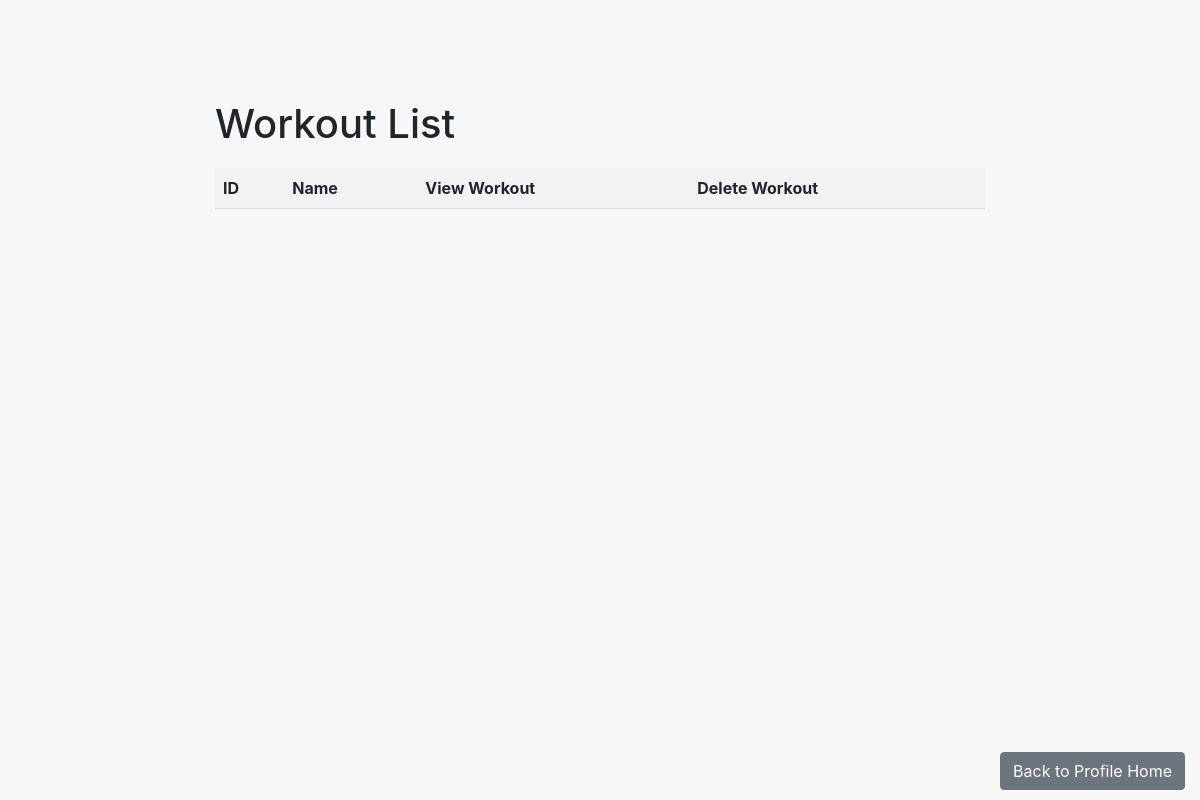
/workouts/get_workouts (signed in), run on an earlier commit of the app's database.
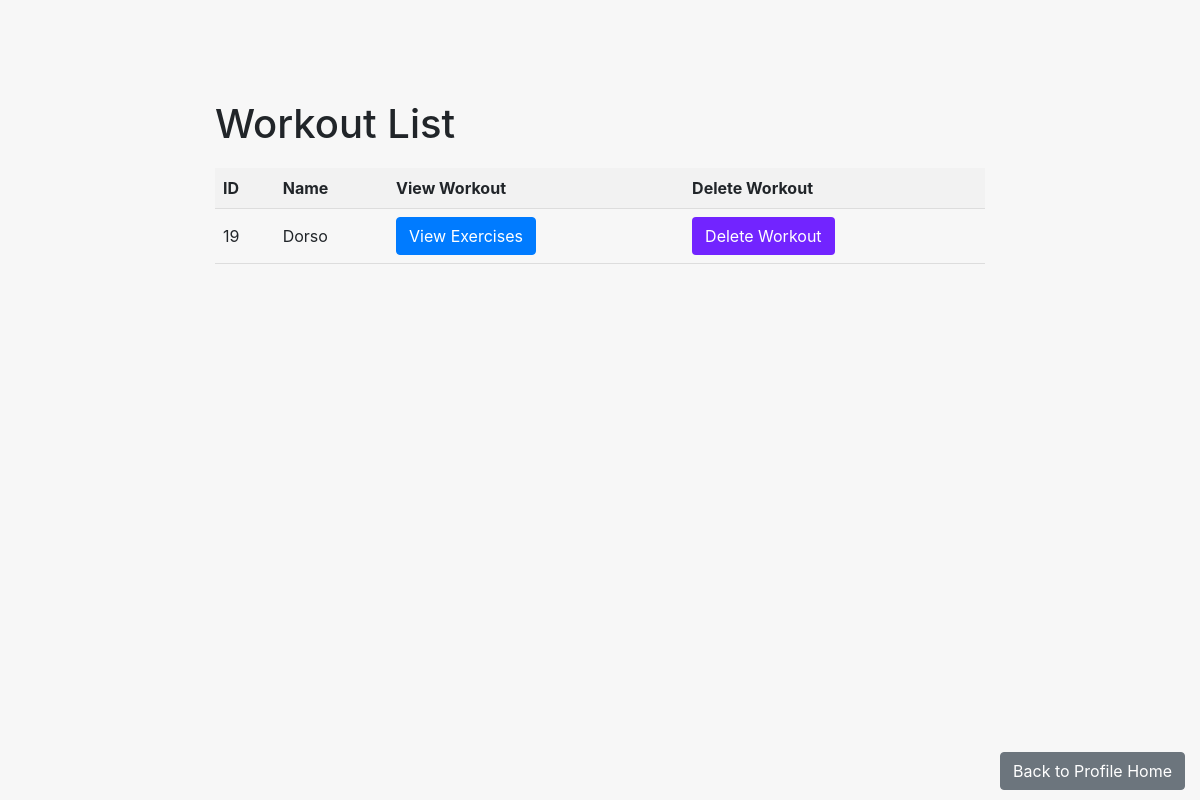
And on a later commit of the database.
### workouts/models.py (models this page shows)
class Workout(models.Model):
    id=models.AutoField(primary_key=True)
    user=models.ForeignKey('auth.User', on_delete=models.CASCADE)
    name=models.CharField(max_length=100)
    exercises=models.ManyToManyField(to='Exercise', related_name='esercizio')

### workouts/views.py (the view)
# urls.py: path('get_workouts', get_workouts, name='get_workouts'),
def get_workouts(request):
    workouts = Workout.objects.filter(user=request.user)
    context = {
        'workouts': workouts,
    }
    return render(request, 'get_workouts.html', context=context)

### templates/get_workouts.html (shortened to what this page needs)
<!DOCTYPE html>
<html>
<head>
    <link rel="stylesheet" href="https://stackpath.bootstrapcdn.com/bootstrap/4.5.0/css/bootstrap.min.css">
</head>
<body>
    <div class="container">
        <h1>Workout List</h1>
        <table>
            <thead>
                <tr>
                    <th>ID</th>
                    <th>Name</th>
                    <th>View Workout</th>
                    <th>Delete Workout</th>
                </tr>
            </thead>
            <tbody>
                {% for workout in workouts %}
                <tr>
                    <td>{{ workout.id }}</td>
                    <td>{{ workout.name }}</td>
                    <td>
                        <a href="{% url 'exercise_list' workout.id %}" class="btn btn-primary">View Exercises</a>
                    </td>
                <td>
                    <a href="{% url 'delete_workout' workout.id%}" class="btn btn-custom">Delete Workout</a>
                </td>
                </tr>
                {% endfor %}
            </tbody>
        </table>
    <a href="{% url 'profile_home' %}" class="btn btn-secondary back-btn" >Back to Profile Home</a>
    </div>
</body>
</html>

What changed in the data, as far as the page shows it:
added Workout: id "19", name "Dorso"
